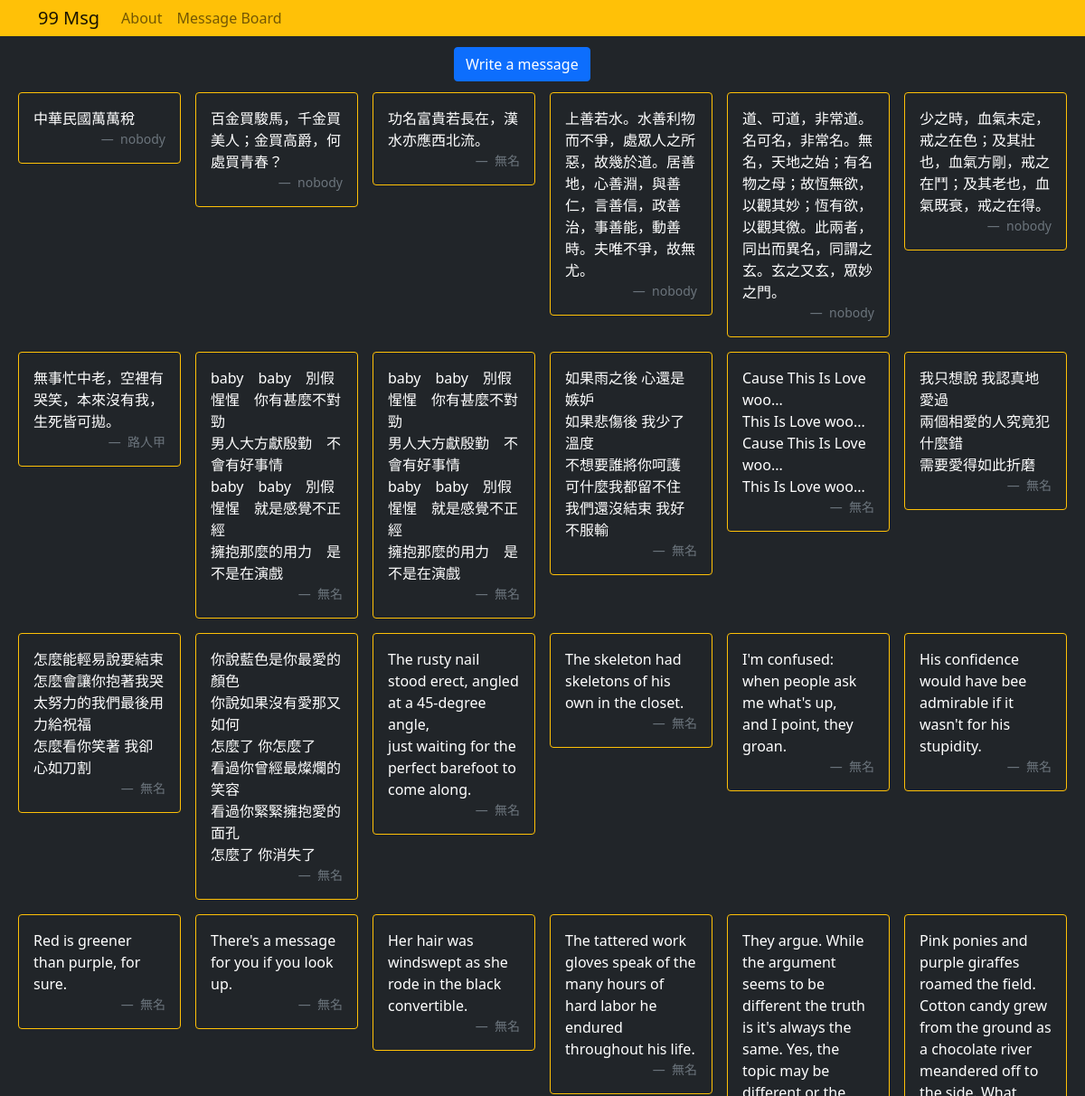
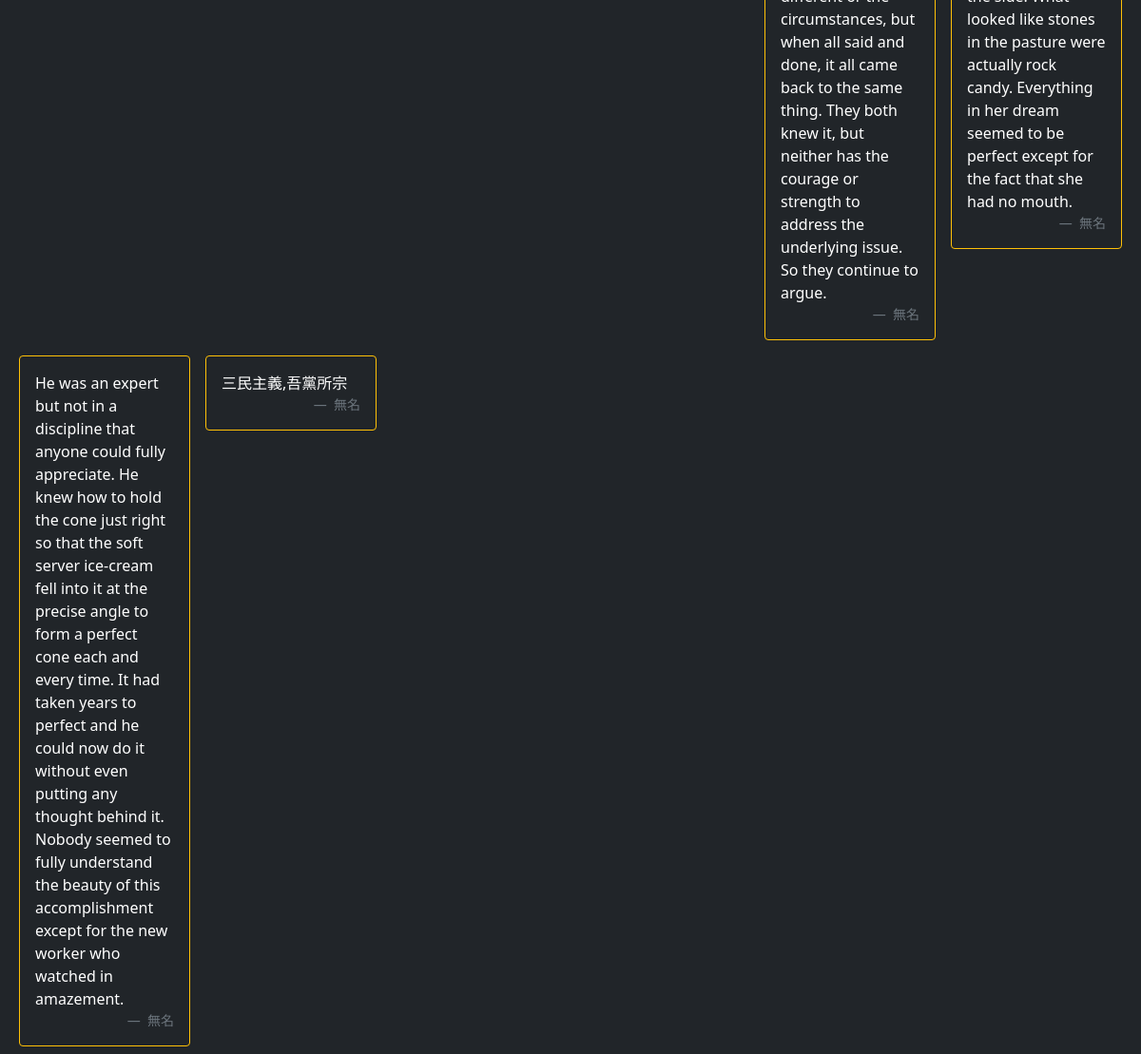
Screenshot of /msg with the database file from the repository (2 pictures, top to bottom).
### tables this page shows
CREATE TABLE "msg"(id integer primary key autoincrement,name text not null,msg text not null,time timestamp default current_timestamp,image blob,thumbnail text);

### routes.py (the view, shortened to what this page needs)
@app.route("/", methods=["GET"])
@app.route("/msg", methods=["GET", "POST"])
def msg():
    sql = {"read": "select * from msg order by id desc limit 99",
           "create": "insert into msg (name, msg, image, thumbnail) values (?, ?, ?, ?)"}
    if request.method == "GET":
        with sqlite3.connect(database) as con:
            con.row_factory = sqlite3.Row
            cur = con.cursor()
            cur.execute(sql["read"])
            data = cur.fetchall()
        if data == []:
            return render_template("message.html", data="")
        return render_template("message.html", data=data)

### templates/message.html (shortened to what this page needs)
{% extends "template.html" %}
{% block body %}
<div class="container-fluid">
    <div class="row col-6 col-sm-4 col-md-3 col-lg-2 mx-auto ">
        <button class="btn btn-Primary col-auto mt-2 mb-1" type="button" data-bs-toggle="collapse"
            data-bs-target="#collapseMenu">Write a
            message</button>
    </div>
</div>
<div class="container-fluid">
    <div class="row content-center mx-auto" data-masonry='{"percentPosition": true }'>
        {% if data == "" %}
        <p class="text-justify">No one leave a message yet.</p>
        {% else %}
        {% for rec in data %}
        <div class="col-10 col-sm-4 col-md-3 col-lg-2 py-2 px-2">
            <div class="card text-white border-Warning bg-dark">
                <div class="card-body">
                    <p class="card-text">
                        {{ rec["msg"].replace("\n","<br>")|safe }}
                    </p>
                    <p class="blockquote-footer card-text text-end ">
                        {{ rec["name"] }}
                    </p>
                </div>
            </div>
        </div>
        {% endfor %}
        {% endif %}
    </div>
</div>
{% endblock %}

### templates/template.html (shortened to what this page needs)
<html>
<head>
    {% include "head.html" %}
</head>
<body class="bg-dark">
    {% include "nav.html" %}
    {% block body %}
    {% endblock %}
</body>
</html>

### templates/head.html (shortened to what this page needs)
<link href="https://cdn.jsdelivr.net/npm/bootstrap@5.0.0-beta1/dist/css/bootstrap.min.css" rel="stylesheet"
>

### templates/nav.html (shortened to what this page needs)
<nav class="navbar navbar-expand-lg navbar-light bg-Warning py-0">
    <div class="container">
        <a class="navbar-brand" href="/">99 Msg</a>
        <div class="collapse navbar-collapse" id="navbarNav">
            <div class="navbar-nav">
                <a class="nav-link" href="/about">About</a>
                <a class="nav-link" href="/msg">Message Board</a>
            </div>
        </div>
    </div>
</nav>

### rows the page displays
msg: msg.replace "中華民國萬萬稅", name "nobody"
msg: msg.replace "百金買駿馬，千金買美人；金買高爵，何處買青春？", name "nobody"
msg: msg.replace "功名富貴若長在，漢水亦應西北流。", name "無名"
msg: msg.replace "上善若水。水善利物而不爭，處眾人之所惡，故幾於道。居善地，心善淵，與善仁，言善信，政善治，事善能，動善時。夫唯不爭，故無尤。", name "nobody"
msg: msg.replace "道、可道，非常道。名可名，非常名。無名，天地之始；有名物之母；故恆無欲，以觀其妙；恆有欲，以觀其徼。此兩者，同出而異名，同謂之玄。玄之又玄，眾妙之門。", name "nobody"
msg: msg.replace "少之時，血氣未定，戒之在色；及其壯也，血氣方剛，戒之在鬥；及其老也，血氣既衰，戒之在得。", name "nobody"
msg: msg.replace "無事忙中老，空裡有哭笑，本來沒有我，生死皆可拋。", name "路人甲"
msg: msg.replace "baby baby 別假惺惺 你有甚麼不對勁 男人大方獻殷勤 不會有好事情 baby baby 別假惺惺 就是感覺不正經 擁抱那麼的用力 是不是在演戲", name "無名"
msg: msg.replace "baby baby 別假惺惺 你有甚麼不對勁 男人大方獻殷勤 不會有好事情 baby baby 別假惺惺 就是感覺不正經 擁抱那麼的用力 是不是在演戲", name "無名"
msg: msg.replace "如果雨之後 心還是嫉妒 如果悲傷後 我少了溫度 不想要誰將你呵護 可什麼我都留不住 我們還沒結束 我好不服輸", name "無名"
msg: msg.replace "Cause This Is Love woo... This Is Love woo... Cause This Is Love woo... This Is Love woo...", name "無名"
msg: msg.replace "我只想說 我認真地愛過 兩個相愛的人究竟犯什麼錯 需要愛得如此折磨", name "無名"
msg: msg.replace "怎麼能輕易說要結束 怎麼會讓你抱著我哭 太努力的我們最後用力給祝福 怎麼看你笑著 我卻心如刀割", name "無名"
msg: msg.replace "你說藍色是你最愛的顏色 你說如果沒有愛那又如何 怎麼了 你怎麼了 看過你曾經最燦爛的笑容 看過你緊緊擁抱愛的面孔 怎麼了 你消失了", name "無名"
msg: msg.replace "The rusty nail stood erect, angled at a 45-degree angle, just waiting for the perfect barefoot to come along.", name "無名"
msg: msg.replace "The skeleton had skeletons of his own in the closet.", name "無名"
msg: msg.replace "I'm confused: when people ask me what's up, and I point, they groan.", name "無名"
msg: msg.replace "His confidence would have bee admirable if it wasn't for his stupidity.", name "無名"
msg: msg.replace "Red is greener than purple, for sure.", name "無名"
msg: msg.replace "There's a message for you if you look up.", name "無名"
msg: msg.replace "Her hair was windswept as she rode in the black convertible.", name "無名"
msg: msg.replace "The tattered work gloves speak of the many hours of hard labor he endured throughout his life.", name "無名"
msg: msg.replace "They argue. While the argument seems to be different the truth is it's always the same. Yes, the topic may be different or the circumstances, but when all said and done, it all came back to the same thing. They both knew it, but neither has the courage or strength to address the underlying issue. So they continue to argue.", name "無名"
msg: msg.replace "Pink ponies and purple giraffes roamed the field. Cotton candy grew from the ground as a chocolate river meandered off to the side. What looked like stones in the pasture were actually rock candy. Everything in her dream seemed to be perfect except for the fact that she had no mouth.", name "無名"
msg: msg.replace "He was an expert but not in a discipline that anyone could fully appreciate. He knew how to hold the cone just right so that the soft server ice-cream fell into it at the precise angle to form a perfect cone each and every time. It had taken years to perfect and he could now do it without even putting any thought behind it. Nobody seemed to fully understand the beauty of this accomplishment except for the new worker who watched in amazement.", name "無名"
msg: msg.replace "三民主義,吾黨所宗", name "無名"
